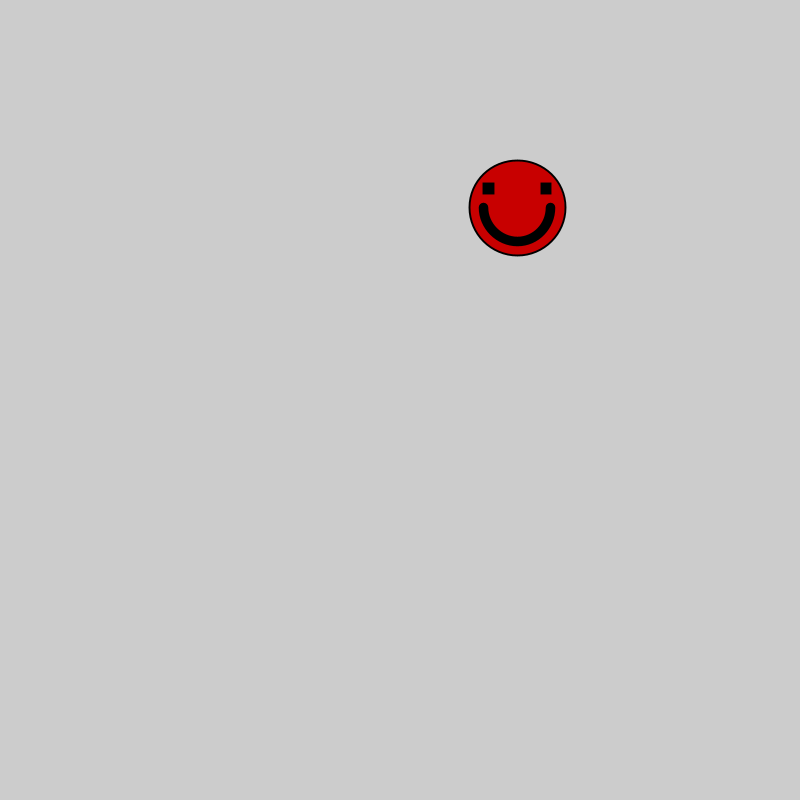
Frame 1 (no input)
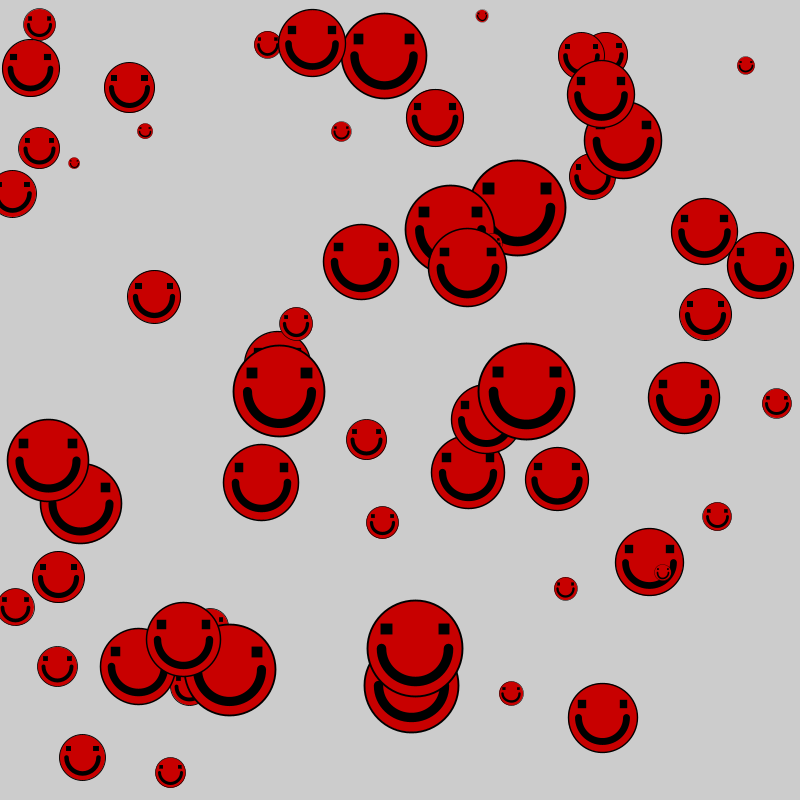
Frame 60 (the mouse pressed at the canvas centre just before this capture)
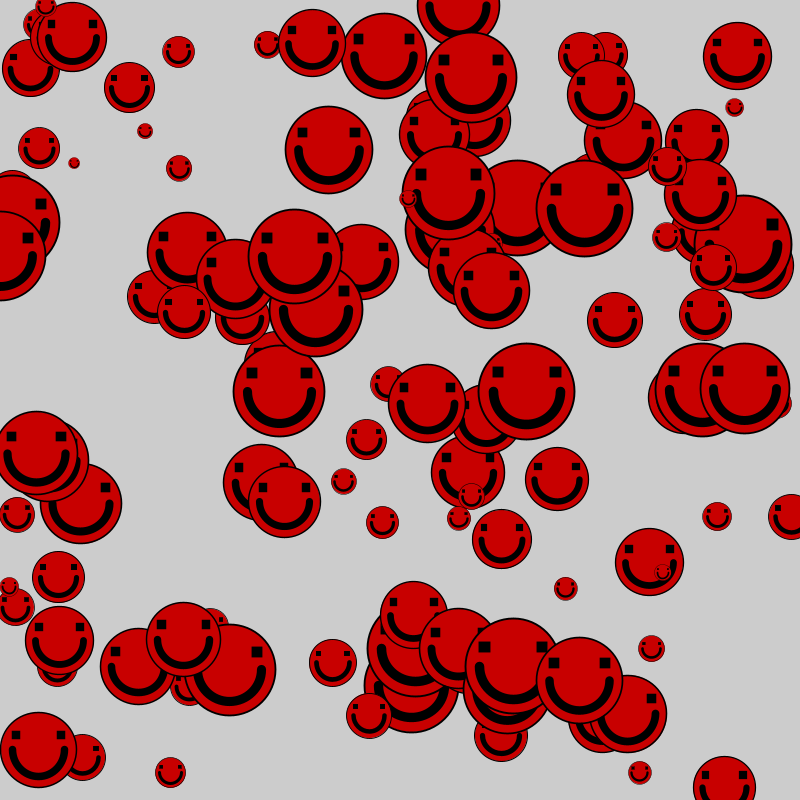
Frame 120 (the mouse held since frame 60 and released just before this capture)

The Processing sketch that drew these frames (run headless with seeded random() and noise(); from frame 60 on, the mouse is pressed at the canvas centre):

// Processing sketch: morda2
// ── morda2.pde
int costam = 0;

void setup () {  
  size(800, 800);
  rectMode(CENTER);
}
void draw() {
  morda(random(width), random(height), random(10, 100), color(200,0,0));
}

int wylosujLiczbeCalkowitaMiedzyStoADwiescie(){
  return round(random(100, 200));
}

void morda(float x, float y, float r, color c) {
  strokeWeight(r*0.02);
  fill(c);
  ellipse(x, y, r, r);
  fill(0);
  rect(x-r*0.3, y-r*0.2, r*0.1, r*0.1);
  rect(x+r*0.3, y-r*0.2, r*0.1, r*0.1);
  noFill();
  strokeWeight(r*0.1);
  arc(x, y, r*0.7, r*0.7, 0, radians(180));
  // println(degrees(TWO_PI));
}
